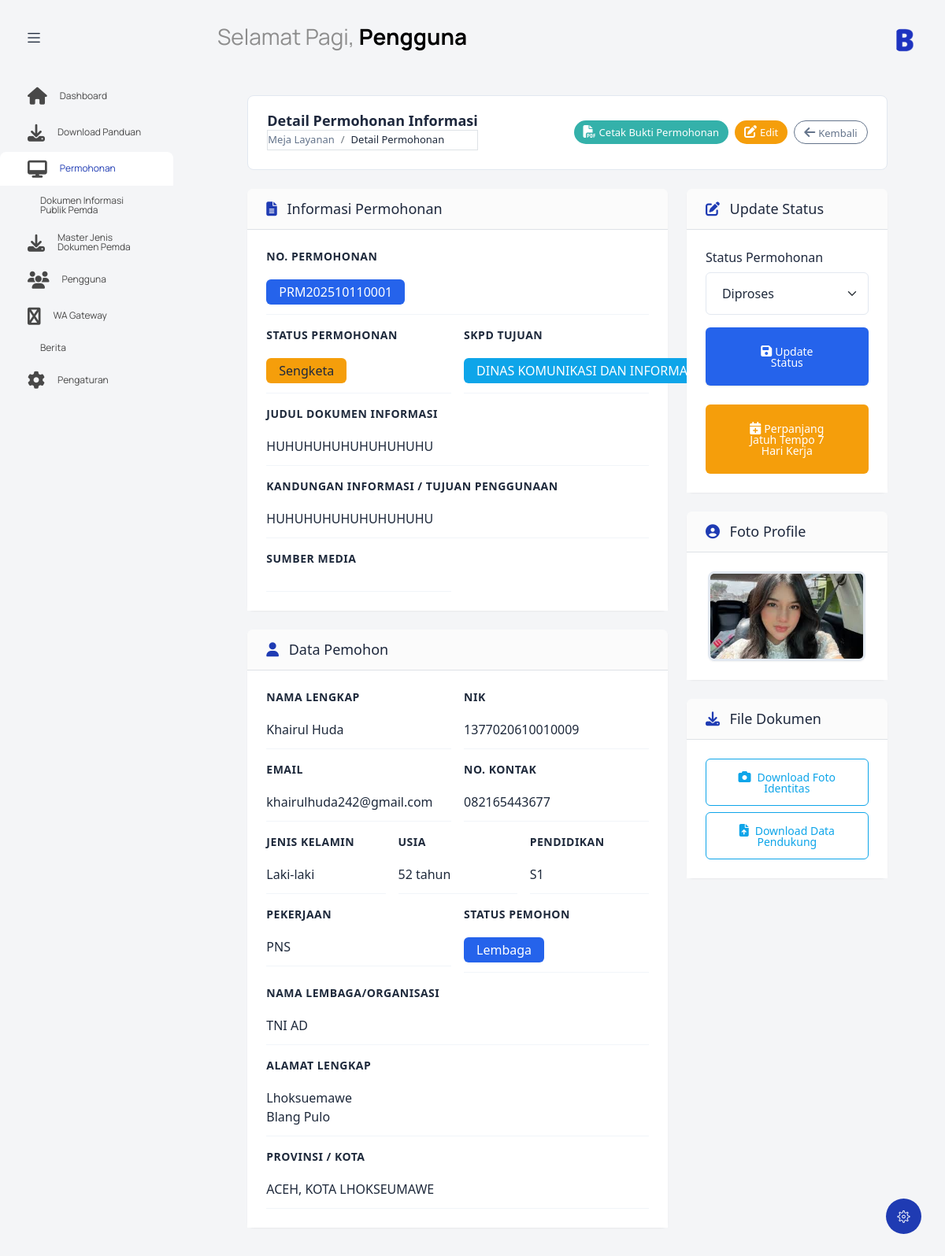
Screenshot of /index.php?controller=permohonanadmin&action=view&id=45 (signed in) with the database file from the repository.
### tables this page shows
CREATE TABLE `permohonan` (
  `id_permohonan` int NOT NULL,
  `id_user` int NOT NULL,
  `no_permohonan` varchar(255) DEFAULT NULL,
  `sisa_jatuh_tempo` int DEFAULT NULL,
  `tujuan_permohonan` text,
  `komponen_tujuan` varchar(255) DEFAULT NULL,
  `judul_dokumen` varchar(255) DEFAULT NULL,
  `kandungan_informasi` text,
  `tujuan_penggunaan_informasi` text,
  `upload_foto_identitas` varchar(255) DEFAULT NULL,
  `upload_data_pedukung` varchar(255) DEFAULT NULL,
  `status` varchar(50) DEFAULT 'Diproses\r\n',
  `sumber_media` varchar(100) DEFAULT NULL,
  `catatan_petugas` text,
  `alasan_penolakan` text,
  `created_at` timestamp NULL DEFAULT CURRENT_TIMESTAMP,
  `updated_at` timestamp NULL DEFAULT CURRENT_TIMESTAMP ON UPDATE CURRENT_TIMESTAMP
);

CREATE TABLE `biodata_pengguna` (
  `id_biodata` int NOT NULL,
  `nama_lengkap` varchar(255) NOT NULL,
  `nik` varchar(16) NOT NULL,
  `alamat` text,
  `provinsi` varchar(100) DEFAULT NULL,
  `city` varchar(100) DEFAULT NULL,
  `jenis_kelamin` enum('Laki-laki','Perempuan') DEFAULT NULL,
  `usia` int DEFAULT NULL,
  `pendidikan` varchar(100) DEFAULT NULL,
  `pekerjaan` varchar(100) DEFAULT NULL,
  `no_kontak` varchar(20) DEFAULT NULL,
  `email` varchar(255) DEFAULT NULL,
  `foto_profile` varchar(255) DEFAULT NULL,
  `status_pengguna` enum('pribadi','lembaga') NOT NULL,
  `nama_lembaga` varchar(255) DEFAULT NULL,
  `upload_ktp` varchar(255) DEFAULT NULL,
  `upload_akta` varchar(255) DEFAULT NULL
);

### views/permohonan_admin/view.php (the view, shortened to what the rows shown need)
<?php include('template/header.php'); ?>
<body class="with-welcome-text">
  <div class="container-scroller">
    <?php include 'template/navbar.php'; ?>
    <div class="container-fluid page-body-wrapper">
      <?php include 'template/setting_panel.php'; ?>
      <?php include 'template/sidebar.php'; ?>
      <div class="main-panel">
        <div class="content-wrapper">
          <div class="row justify-content-center">
            <div class="col-12 col-xl-11">
              <div class="page-header mb-4">
                <div class="d-flex flex-column flex-md-row justify-content-between align-items-start align-items-md-center">
                  <div class="mb-2 mb-md-0">
                    <h4 class="page-title mb-1 text-dark">Detail Permohonan Informasi</h4>
                    <nav aria-label="breadcrumb">
                      <ol class="breadcrumb mb-0 fs-6">
                        <li class="breadcrumb-item"><a href="index.php?controller=permohonanadmin&action=index" class="text-decoration-none">Meja Layanan</a></li>
                        <li class="breadcrumb-item active" aria-current="page">Detail Permohonan</li>
                      </ol>
                    </nav>
                  </div>
                  <div class="d-flex flex-column flex-sm-row gap-2">
                    <a href="index.php?controller=permohonanadmin&action=generatePDF&id=<?php echo $permohonan['id_permohonan']; ?>" class="btn btn-success btn-sm" target="_blank">
                      <i class="fas fa-file-pdf me-1"></i>Cetak Bukti Permohonan
                    </a>
                    <a href="index.php?controller=permohonanadmin&action=edit&id=<?php echo $permohonan['id_permohonan']; ?>" class="btn btn-warning btn-sm">
                      <i class="fas fa-edit me-1"></i>Edit
                    </a>
                    <a href="index.php?controller=permohonanadmin&action=index" class="btn btn-outline-secondary btn-sm">
                      <i class="fas fa-arrow-left me-1"></i>Kembali
                    </a>
                  </div>
                </div>
              </div>
              <div class="row g-4">
                <div class="col-lg-8">
                  <div class="card shadow-sm border-0 mb-4">
                    <div class="card-header bg-light border-bottom">
                      <h5 class="card-title mb-0 text-dark fw-normal">
                        <i class="fas fa-file-alt me-2 text-primary"></i>
                        Informasi Permohonan
                      </h5>
                    </div>
                    <div class="card-body p-4">
                      <div class="row g-3">
                        <div class="col-12">
                          <div class="info-item">
                            <label class="info-label">No. Permohonan</label>
                            <div class="info-value">
                              <span class="badge bg-primary fs-6 px-3 py-2"><?php echo htmlspecialchars($permohonan['no_permohonan'] ?? ''); ?></span>
                            </div>
                          </div>
                        </div>
                        <div class="col-md-6">
                          <div class="info-item">
                            <label class="info-label">Status Permohonan</label>
                            <div class="info-value">
                              <?php
                              $status = $permohonan['status'] ?? 'Diproses';
                              $statusClass = '';
                              switch ($status) {
                                default:
                                  $statusClass = 'bg-warning text-dark';
                              }
                              ?>
                              <span class="badge <?php echo $statusClass; ?> fs-6 px-3 py-2"><?php echo htmlspecialchars($status); ?></span>
                            </div>
                          </div>
                        </div>
                        <div class="col-md-6">
                          <div class="info-item">
                            <label class="info-label">SKPD Tujuan</label>
                            <div class="info-value">
                              <span class="badge bg-info fs-6 px-3 py-2"><?php echo htmlspecialchars($permohonan['komponen_tujuan'] ?? ''); ?></span>
                            </div>
                          </div>
                        </div>
                        <div class="col-12">
                          <div class="info-item">
                            <label class="info-label">Judul Dokumen Informasi</label>
                            <div class="info-value"><?php echo htmlspecialchars($permohonan['judul_dokumen'] ?? ''); ?></div>
                          </div>
                        </div>
                        <div class="col-12">
                          <div class="info-item">
                            <label class="info-label">Kandungan Informasi / Tujuan Penggunaan</label>
                            <div class="info-value"><?php echo nl2br(htmlspecialchars($permohonan['tujuan_penggunaan_informasi'] ?? '')); ?></div>
                          </div>
                        </div>
                        <div class="col-md-6">
                          <div class="info-item">
                            <label class="info-label">Sumber Media</label>
                            <div class="info-value">
                            </div>
                          </div>
                        </div>
                      </div>
                    </div>
                  </div>
                  <div class="card shadow-sm border-0 mb-4">
                    <div class="card-header bg-light border-bottom">
                      <h5 class="card-title mb-0 text-dark fw-normal">
                        <i class="fas fa-user me-2 text-primary"></i>
                        Data Pemohon
                      </h5>
                    </div>
                    <div class="card-body p-4">
                      <div class="row g-3">
                        <div class="col-md-6">
                          <div class="info-item">
                            <label class="info-label">Nama Lengkap</label>
                            <div class="info-value"><?php echo htmlspecialchars($permohonan['nama_lengkap'] ?? $permohonan['username']); ?></div>
                          </div>
                        </div>
                        <div class="col-md-6">
                          <div class="info-item">
                            <label class="info-label">NIK</label>
                            <div class="info-value"><?php echo htmlspecialchars($permohonan['nik'] ?? ''); ?></div>
                          </div>
                        </div>
                        <div class="col-md-6">
                          <div class="info-item">
                            <label class="info-label">Email</label>
                            <div class="info-value"><?php echo htmlspecialchars($permohonan['email'] ?? ''); ?></div>
                          </div>
                        </div>
                        <div class="col-md-6">
                          <div class="info-item">
                            <label class="info-label">No. Kontak</label>
                            <div class="info-value"><?php echo htmlspecialchars($permohonan['no_kontak'] ?? ''); ?></div>
                          </div>
                        </div>
                        <div class="col-md-4">
                          <div class="info-item">
                            <label class="info-label">Jenis Kelamin</label>
                            <div class="info-value"><?php echo htmlspecialchars($permohonan['jenis_kelamin'] ?? '-'); ?></div>
                          </div>
                        </div>
                        <div class="col-md-4">
                          <div class="info-item">
                            <label class="info-label">Usia</label>
                            <div class="info-value"><?php echo htmlspecialchars($permohonan['usia'] ?? '-'); ?> tahun</div>
                          </div>
                        </div>
                        <div class="col-md-4">
                          <div class="info-item">
                            <label class="info-label">Pendidikan</label>
                            <div class="info-value"><?php echo htmlspecialchars($permohonan['pendidikan'] ?? '-'); ?></div>
                          </div>
                        </div>
                        <div class="col-md-6">
                          <div class="info-item">
                            <label class="info-label">Pekerjaan</label>
                            <div class="info-value"><?php echo htmlspecialchars($permohonan['pekerjaan'] ?? '-'); ?></div>
                          </div>
                        </div>
                        <div class="col-md-6">
                          <div class="info-item">
                            <label class="info-label">Status Pemohon</label>
                            <div class="info-value">
                              <span class="badge <?php echo ($permohonan['status_pengguna'] ?? '') === 'lembaga' ? 'bg-primary' : 'bg-secondary'; ?> fs-6 px-3 py-2">
                                <?php echo htmlspecialchars(ucfirst($permohonan['status_pengguna'] ?? 'pribadi')); ?>
                              </span>
                            </div>
                          </div>
                        </div>
                        <?php if (($permohonan['status_pengguna'] ?? '') === 'lembaga'): ?>
                          <div class="col-12">
                            <div class="info-item">
                              <label class="info-label">Nama Lembaga/Organisasi</label>
                              <div class="info-value"><?php echo htmlspecialchars($permohonan['nama_lembaga'] ?? ''); ?></div>
                            </div>
                          </div>
                        <?php endif; ?>
                        <div class="col-12">
                          <div class="info-item">
                            <label class="info-label">Alamat Lengkap</label>
                            <div class="info-value"><?php echo nl2br(htmlspecialchars($permohonan['alamat'] ?? '')); ?></div>
                          </div>
                        </div>
                        <div class="col-12">
                          <div class="info-item">
                            <label class="info-label">Provinsi / Kota</label>
                            <div class="info-value"><?php echo htmlspecialchars(($permohonan['provinsi'] ?? '') . ', ' . ($permohonan['city'] ?? '')); ?></div>
                          </div>
                        </div>
                      </div>
                    </div>
                  </div>
                </div>
                <div class="col-lg-4">
                  <div class="card shadow-sm border-0 mb-4">
                    <div class="card-header bg-light border-bottom">
                      <h5 class="card-title mb-0 text-dark fw-normal">
                        <i class="fas fa-edit me-2 text-primary"></i>
                        Update Status
                      </h5>
                    </div>
                    <div class="card-body p-4">
                      <form id="status-form">
                        <div class="mb-3">
                          <label class="form-label text-dark fw-medium">Status Permohonan</label>
                          <select name="status" class="form-select form-control-lg" id="status-select">
                            <option value="Diproses" <?php echo ($permohonan['status'] ?? '') == 'Diproses' ? 'selected' : ''; ?>>Diproses</option>
                          </select>
                        </div>
                        <button type="submit" class="btn btn-primary w-100 btn-lg">
                          <i class="fas fa-save me-1"></i>Update Status
                        </button>
                      </form>
                      <div class="mt-4">
                        <button type="button" class="btn btn-warning w-100 btn-lg" id="perpanjang-jatuh-tempo" data-id="<?php echo $permohonan['id_permohonan']; ?>">
                          <i class="fas fa-calendar-plus me-1"></i>Perpanjang Jatuh Tempo 7 Hari Kerja
                        </button>
                      </div>
                    </div>
                  </div>
                  <?php if (!empty($permohonan['foto_profile'])): ?>
                    <div class="card shadow-sm border-0 mb-4">
                      <div class="card-header bg-light border-bottom">
                        <h5 class="card-title mb-0 text-dark fw-normal">
                          <i class="fas fa-user-circle me-2 text-primary"></i>
                          Foto Profile
                        </h5>
                      </div>
                      <div class="card-body p-4 text-center">
                        <div class="profile-photo-container">
                          <img src="<?php echo htmlspecialchars($permohonan['foto_profile']); ?>"
                            class="img-fluid rounded shadow-sm" style="max-width: 200px; max-height: 200px; object-fit: cover;" alt="Foto Profile">
                        </div>
                      </div>
                    </div>
                  <?php endif; ?>
                  <div class="card shadow-sm border-0">
                    <div class="card-header bg-light border-bottom">
                      <h5 class="card-title mb-0 text-dark fw-normal">
                        <i class="fas fa-download me-2 text-primary"></i>
                        File Dokumen
                      </h5>
                    </div>
                    <div class="card-body p-4">
                      <div class="d-grid gap-2">
                        <?php if (!empty($permohonan['upload_foto_identitas'])): ?>
                          <a href="index.php?controller=permohonanadmin&action=downloadFile&file=<?php echo basename($permohonan['upload_foto_identitas']); ?>&id=<?php echo $permohonan['id_permohonan']; ?>"
                            class="btn btn-outline-info">
                            <i class="fas fa-camera me-2"></i>Download Foto Identitas
                          </a>
                        <?php endif; ?>
                        <?php if (!empty($permohonan['upload_data_pedukung'])): ?>
                          <a href="index.php?controller=permohonanadmin&action=downloadFile&file=<?php echo basename($permohonan['upload_data_pedukung']); ?>&id=<?php echo $permohonan['id_permohonan']; ?>"
                            class="btn btn-outline-info">
                            <i class="fas fa-file-upload me-2"></i>Download Data Pendukung
                          </a>
                        <?php endif; ?>
                      </div>
                    </div>
                  </div>
                </div>
              </div>
            </div>
          </div>
        </div>
      </div>
    </div>
  </div>
</body>
</html>

### rows the page displays
permohonan: no_permohonan "PRM202510110001", status "Sengketa", komponen_tujuan "DINAS KOMUNIKASI DAN INFORMATIKA", judul_dokumen "HUHUHUHUHUHUHUHUHU", tujuan_penggunaan_informasi "HUHUHUHUHUHUHUHUHU", biodata_pengguna.nama_lengkap "Khairul Huda", biodata_pengguna.nik "1377020610010009", biodata_pengguna.email "khairulhuda242@gmail.com", biodata_pengguna.no_kontak "082165443677", biodata_pengguna.jenis_kelamin "Laki-laki", biodata_pengguna.usia "52", biodata_pengguna.pendidikan "S1", biodata_pengguna.pekerjaan "PNS", biodata_pengguna.status_pengguna "Lembaga", biodata_pengguna.nama_lembaga "TNI AD", biodata_pengguna.alamat "Lhoksuemawe Blang Pulo", biodata_pengguna.provinsi+city "ACEH, KOTA LHOKSEUMAWE", biodata_pengguna.foto_profile (picture)

### other values shown
$greeting "Selamat Pagi"
$nama "Pengguna"
